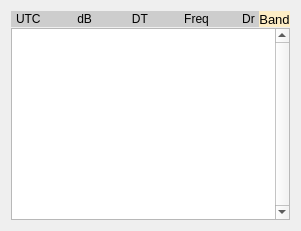
      <widget class="QWidget" name="layoutWidget">
       <layout class="QVBoxLayout" name="verticalLayout_7" stretch="0,0">
        <property name="spacing">
         <number>1</number>
        </property>
        <item>
         <layout class="QHBoxLayout" name="horizontalLayout_10" stretch="1,0">
          <property name="spacing">
           <number>0</number>
          </property>
          <item>
           <widget class="QLabel" name="decodedTextLabel">
            <property name="sizePolicy">
             <sizepolicy hsizetype="Expanding" vsizetype="Fixed">
              <horstretch>0</horstretch>
              <verstretch>0</verstretch>
             </sizepolicy>
            </property>
            <property name="minimumSize">
             <size>
              <width>225</width>
              <height>16</height>
             </size>
            </property>
            <property name="maximumSize">
             <size>
              <width>16777215</width>
              <height>16</height>
             </size>
            </property>
            <property name="palette">
             <palette>
              <active>
               <colorrole role="Base">
                <brush brushstyle="SolidPattern">
                 <color alpha="255">
                  <red>252</red>
                  <green>252</green>
                  <blue>252</blue>
                 </color>
                </brush>
               </colorrole>
               <colorrole role="Window">
                <brush brushstyle="SolidPattern">
                 <color alpha="255">
                  <red>205</red>
                  <green>205</green>
                  <blue>205</blue>
                 </color>
                </brush>
               </colorrole>
              </active>
              <inactive>
               <colorrole role="Base">
                <brush brushstyle="SolidPattern">
                 <color alpha="255">
                  <red>252</red>
                  <green>252</green>
                  <blue>252</blue>
                 </color>
                </brush>
               </colorrole>
               <colorrole role="Window">
                <brush brushstyle="SolidPattern">
                 <color alpha="255">
                  <red>205</red>
                  <green>205</green>
                  <blue>205</blue>
                 </color>
                </brush>
               </colorrole>
              </inactive>
              <disabled>
               <colorrole role="Base">
                <brush brushstyle="SolidPattern">
                 <color alpha="255">
                  <red>205</red>
                  <green>205</green>
                  <blue>205</blue>
                 </color>
                </brush>
               </colorrole>
               <colorrole role="Window">
                <brush brushstyle="SolidPattern">
                 <color alpha="255">
                  <red>205</red>
                  <green>205</green>
                  <blue>205</blue>
                 </color>
                </brush>
               </colorrole>
              </disabled>
             </palette>
            </property>
            <property name="toolTip">
             <string>&lt;html&gt;&lt;head/&gt;&lt;body&gt;&lt;p&gt;Avg: accumulated average DT of decoded signals on current band.&lt;/p&gt;&lt;p&gt;Lag: it is decoder lag calculated relatively to beginning of next interval, negative values mean there is spare time available to increase decoding depth, positive values is decoder's lag into TX or next interval meaning there may be no enough CPU resources for selected decoding depth to provide reliable signal transmission.&lt;/p&gt;&lt;p&gt;&lt;/p&gt;&lt;p&gt;Lag depends on CPU performance, noise conditions, band fullness and other programs using computer, it can be decreased by reducing waterfall bandwidth. If Lag is constantly negative then CPU handling well interval decoding and you can try to make decoding more aggressive to get more decodes.&lt;/p&gt;&lt;p&gt;FT8: if Lag is 0 .. 0.4 then you can still use Autoseq 3/7 (autoselect will trigger change of TX message early enough to transmit full message). If Lag &gt; 0.4 then you should try to decrease decoding aggressivity. If still Lag &gt; 0.4 then Autoseq 2/6 should be used as responding to incoming call will be partially damaged at transmission in AutoSeq 3/7. If constantly Lag  &gt; 2 then your CPU is unsuitable to operate in FT8 with current decoder settings. Sure You can monitor as SWL.&lt;/p&gt;&lt;p&gt;/xx: number of decoded messages in last interval.&lt;/p&gt;&lt;/body&gt;&lt;/html&gt;</string>
            </property>
            <property name="autoFillBackground">
             <bool>true</bool>
            </property>
            <property name="text">
             <string>UTC           dB            DT           Freq          Dr </string>
            </property>
            <property name="textFormat">
             <enum>Qt::PlainText</enum>
            </property>
            <property name="indent">
             <number>5</number>
            </property>
           </widget>
          </item>
          <item>
           <widget class="QLabel" name="label_6">
            <property name="sizePolicy">
             <sizepolicy hsizetype="Maximum" vsizetype="Fixed">
              <horstretch>0</horstretch>
              <verstretch>0</verstretch>
             </sizepolicy>
            </property>
            <property name="minimumSize">
             <size>
              <width>30</width>
              <height>16</height>
             </size>
            </property>
            <property name="maximumSize">
             <size>
              <width>500</width>
              <height>16</height>
             </size>
            </property>
            <property name="palette">
             <palette>
              <active>
               <colorrole role="Base">
                <brush brushstyle="SolidPattern">
                 <color alpha="255">
                  <red>255</red>
                  <green>255</green>
                  <blue>255</blue>
                 </color>
                </brush>
               </colorrole>
               <colorrole role="Window">
                <brush brushstyle="SolidPattern">
                 <color alpha="255">
                  <red>253</red>
                  <green>237</green>
                  <blue>197</blue>
                 </color>
                </brush>
               </colorrole>
              </active>
              <inactive>
               <colorrole role="Base">
                <brush brushstyle="SolidPattern">
                 <color alpha="255">
                  <red>255</red>
                  <green>255</green>
                  <blue>255</blue>
                 </color>
                </brush>
               </colorrole>
               <colorrole role="Window">
                <brush brushstyle="SolidPattern">
                 <color alpha="255">
                  <red>253</red>
                  <green>237</green>
                  <blue>197</blue>
                 </color>
                </brush>
               </colorrole>
              </inactive>
              <disabled>
               <colorrole role="Base">
                <brush brushstyle="SolidPattern">
                 <color alpha="255">
                  <red>253</red>
                  <green>237</green>
                  <blue>197</blue>
                 </color>
                </brush>
               </colorrole>
               <colorrole role="Window">
                <brush brushstyle="SolidPattern">
                 <color alpha="255">
                  <red>253</red>
                  <green>237</green>
                  <blue>197</blue>
                 </color>
                </brush>
               </colorrole>
              </disabled>
             </palette>
            </property>
            <property name="font">
             <font>
              <pointsize>10</pointsize>
              <bold>false</bold>
             </font>
            </property>
            <property name="toolTip">
             <string>&lt;html&gt;&lt;head/&gt;&lt;body&gt;&lt;p&gt;Lost audio blocks. FT8 15sec interval has 52 blocks of audio data, where decoder being triggered if audio data reached 51 blocks in 'SWL/late strat of decoder' modes or 50 blocks otherwise. Under Windows OS there were multiple reports audio data being lost, for Windows OS there is workaround implemented to start FT8 decoder if there at least 46 out of 52 audio blocks received. Lost audio blocks notification lets user know there is something wrong in the setup.&lt;/p&gt;&lt;/body&gt;&lt;/html&gt;</string>
            </property>
            <property name="autoFillBackground">
             <bool>true</bool>
            </property>
            <property name="text">
             <string>Band</string>
            </property>
            <property name="alignment">
             <set>Qt::AlignCenter</set>
            </property>
           </widget>
          </item>
         </layout>
        </item>
        <item>
         <widget class="DisplayText" name="decodedTextBrowser">
          <property name="sizePolicy">
           <sizepolicy hsizetype="Expanding" vsizetype="Expanding">
            <horstretch>0</horstretch>
            <verstretch>10</verstretch>
           </sizepolicy>
          </property>
          <property name="minimumSize">
           <size>
            <width>200</width>
            <height>100</height>
           </size>
          </property>
          <property name="frameShape">
           <enum>QFrame::StyledPanel</enum>
          </property>
          <property name="verticalScrollBarPolicy">
           <enum>Qt::ScrollBarAlwaysOn</enum>
          </property>
          <property name="horizontalScrollBarPolicy">
           <enum>Qt::ScrollBarAsNeeded</enum>
          </property>
          <property name="lineWrapMode">
           <enum>QTextEdit::WidgetWidth</enum>
          </property>
          <property name="cursorWidth">
           <number>0</number>
          </property>
          <property name="textInteractionFlags">
           <set>Qt::TextSelectableByKeyboard|Qt::TextSelectableByMouse</set>
          </property>
         </widget>
        </item>
       </layout>
      </widget>
